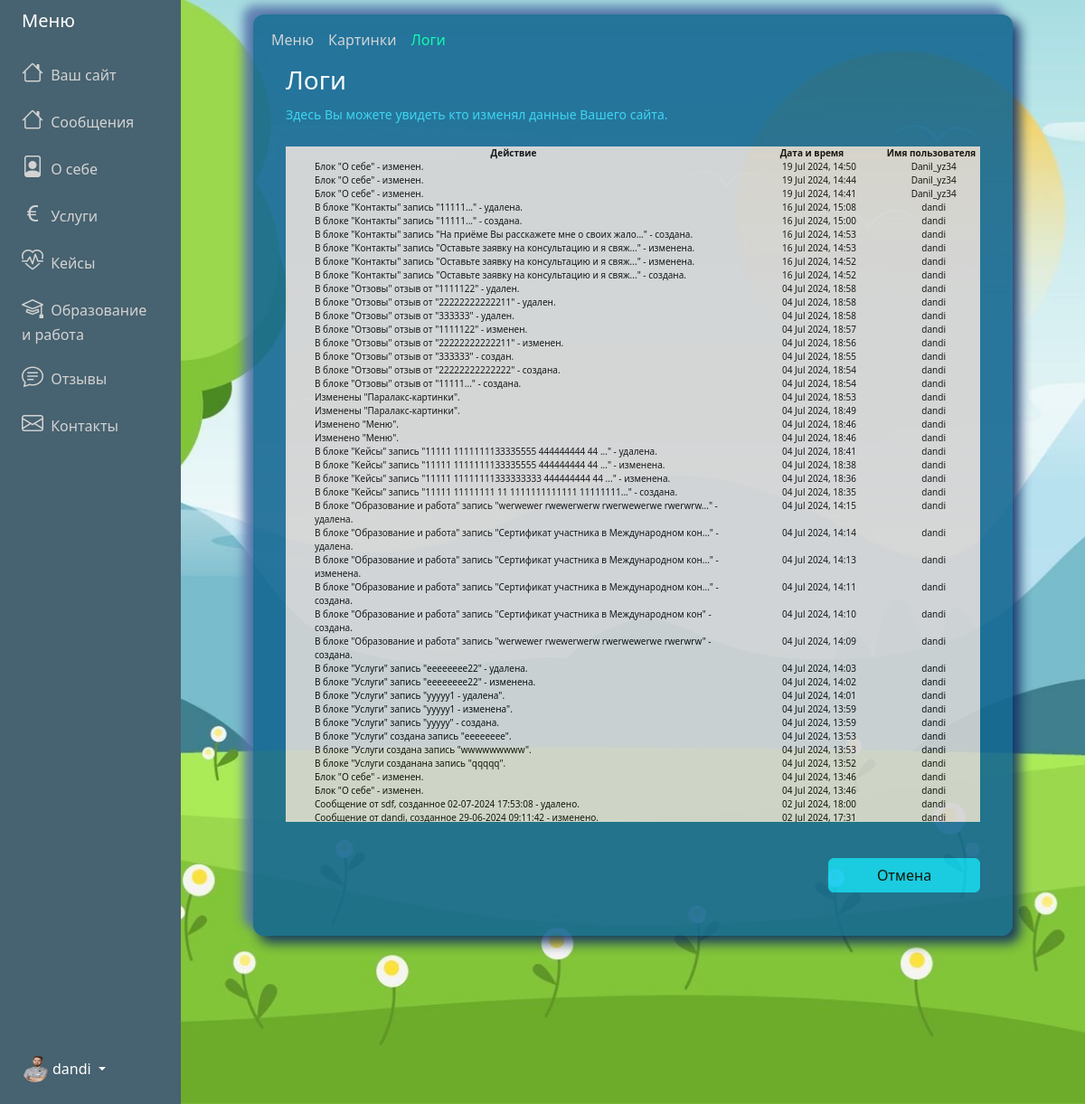
Page /adminPanel/settings/logs/ (signed in) on the committed database.
### adminPanel/models.py (models this page shows, shortened)
class Menu (models.Model):
    user = models.OneToOneField(User, on_delete=models.CASCADE)
    messages = models.CharField('Сообщения', max_length=100, default="Сообщения")
    about = models.CharField('О себе', max_length=100, default="О себе")
    services = models.CharField('Услуги', max_length=100, default="Услуги")
    cases = models.CharField('Кейсы', max_length=100, default="Кейсы")
    ed_and_work = models.CharField('Образование и работа', max_length=100, default="Образование и работа")
    feedbacks = models.CharField('Отзывы', max_length=100, default="Отзывы")
    contacts = models.CharField('Контакты', max_length=100, default="Контакты")

class About(models.Model):
    user = models.OneToOneField(User, on_delete=models.CASCADE)
    profession = models.CharField(max_length=200)
    slogan = models.TextField(null=True, blank=True)
    main_foto = models.ImageField(
        default="avatar.jpg",
        upload_to="About_main_foto"
    )

class LogMessage(models.Model):
    username = models.CharField('Пользователь', max_length=200, null=True, blank=True)
    text = models.TextField('Лог', null=True, blank=True)
    created_at = models.DateTimeField(auto_now_add=True)
    user = models.ForeignKey(User, on_delete=models.DO_NOTHING)

### adminPanel/views.py (the view)
# urls.py: path('adminPanel/settings/logs/', LogsView.as_view(), name="settings-logs"),
class  LogsView(LoginRequiredMixin,ListView):
    model = LogMessage
    template_name = "adminPanel/settings-logs.html"
    context_object_name = "posts"
    def get_context_data(self, **kwargs):
        context = super().get_context_data(**kwargs)
        context['title'] = 'Логи'
        context['active'] = 'settings-logs'
        context['menu'] = request_menu(self.request)
        context['posts'] = sorted(context['posts'], key=lambda x: x.created_at, reverse=True)
        return context

### adminPanel/views.py (called while the page is built)
def request_menu(request):
    user_id = request.user.id  # Получаем id текущего пользователя
    menu = Menu.objects.filter(user_id=user_id).first()  # Используем user_id для фильтрации
    return menu

### adminPanel/templates/adminPanel/settings-logs.html (shortened to what this page needs)
{% extends "adminPanel/base.html" %}
{% block content %}
<div class="container">
    <div id="innerPage">
        {% include 'adminPanel/includes/nav.html' %}
        <div class="row align-items-right justify-content-center">
            <div class="col-12 text-white px-5">
                <div class="lead">
                    <h3>Логи</h3>
                    <p class="fs-6 mb-4">
                        <small class="label-color">Здесь Вы можете увидеть кто изменял данные Вашего сайта.</small>
                    </p>
                </div>
            </div>
        </div>
        <div class="row align-items-start justify-content-center">
            <div class="col-sm-12 col-xs-12 px-5">
                <div class="logs title">
                    <div class="row">
                        <div class="col-8">Действие</div>
                        <div class="col-2">Дата и время</div>
                        <div class="col-2">Имя пользователя</div>
                    </div>
                </div>
                <ol class="logs list">
                    {% for post in posts %}
                    <li>
                        <div class="row">
                            <div class="col-8">{{post.text}}</div>
                            <div class="col-2 text-center">{{post.created_at|date:"d M Y, H:i"}}</div>
                            <div class="col-2 text-center">{{post.username}}</div>
                        </div>
                        {% endfor %}
                </ol>
            </div>
        </div>
        <div class="row align-items-center justify-content-center">
            <div class="col-sm-6 col-xs-12 text-white px-5 pt-5">
            </div>
            <div class="col-sm-6 col-xs-12 d-sm-block  px-5 pb-5">
                <div class="d-grid gap-2 d-md-flex justify-content-md-end">
                    <a href="{% url 'about' %}" class="btn btn-info mt-4 w-50">Отмена</a>
                </div>
            </div>
        </div>
    </div>
</div>
{% endblock content %}

### adminPanel/templates/adminPanel/base.html (shortened to what this page needs)
{% load static %}
<!DOCTYPE html>
<html lang="en">
<head>
    <link href="https://cdn.jsdelivr.net/npm/bootstrap@5.3.3/dist/css/bootstrap.min.css" rel="stylesheet"
>
    <link rel="stylesheet"
        href="https://cdnjs.cloudflare.com/ajax/libs/bootstrap-icons/1.8.1/font/bootstrap-icons.min.css">
    <link rel="stylesheet" href="{% static 'css/styles.css'%}">
</head>
<body class="admin-panel-body">
    <div class="container-fluid">
        <div class="row flex-nowrap">
            <div class="col-auto col-md-3 col-xl-2 px-sm-2 px-0 custom-menu">
                <div class="d-flex flex-column align-items-center align-items-sm-start px-3 pt-2 text-white min-vh-100 custom-menu-fixed">
                    <a href="/"
                        class="d-flex align-items-center pb-3 mb-md-0 me-md-auto text-white text-decoration-none">
                        <span class="fs-5 d-none d-sm-inline">Меню</span>
                    </a>
                    <ul class="nav text-light flex-column mb-sm-auto mb-0 align-items-center align-items-sm-start"
                        id="menu">
                        <li>
                            <a href="{% url 'site' username=user.username %}" class="nav-link align-middle px-0 admin-menu-text {%if active == 'home' %} active {% endif %}">
                                <i class="fs-4 bi-house"></i> <span class="ms-1 d-none d-sm-inline">Ваш сайт</span>
                            </a>
                        </li>
                        <li>
                            <a href="{% url 'messages' %}" class="nav-link align-middle px-0 admin-menu-text {%if active == 'messages' %} active {% endif %}">
                                <i class="fs-4 bi-house"></i> <span class="ms-1 d-none d-sm-inline">{% if menu.messages %} {{ menu.messages }} {% else %}Сообщения {% endif %}</span>
                            </a>
                        </li>
                        <li>
                            <a href="{% url 'about' %}" class="nav-link align-middle px-0 admin-menu-text {%if active == 'about' %} active {% endif %}">
                                <i class="fs-4 bi-file-person"></i> <span class="ms-1 d-none d-sm-inline">{% if menu.about %} {{ menu.about }} {% else %} О себе {% endif %}</span>
                            </a>
                        </li>
                        <li>
                            <a href="{% url 'services' %}" class="nav-link px-0 align-middle admin-menu-text {%if active == 'services' %} active {% endif %}">
                                <i class="fs-4 bi-currency-euro"></i> <span class="ms-1 d-none d-sm-inline">{% if menu.services %} {{ menu.services }} {% else %} Услуги {% endif %}</span></a>
                        </li>
                        <li>
                            <a href="{% url 'cases' %}" class="nav-link px-0 align-middle admin-menu-text {%if active == 'cases' %} active {% endif %}">
                                <i class="fs-4 bi-heart-pulse"></i> <span class="ms-1 d-none d-sm-inline">{% if menu.cases %} {{ menu.cases }} {% else %} Кейсы {% endif %}</span></a>
                        </li>
                        <li>
                            <a href="{% url 'ed-and-work' %}" class="nav-link px-0 align-middl admin-menu-text {%if active == 'ed_and_work' %} active {% endif %}">
                                <i class="fs-4 bi-mortarboard"></i> <span class="ms-1 d-none d-sm-inline">{% if menu.ed_and_work %} {{ menu.ed_and_work }} {% else %} Образование и работа {% endif %}</span></a>
                        </li>
                        <li>
                            <a href="{% url 'feedbacks' %}" class="nav-link px-0 align-middle admin-menu-text {%if active == 'feedbacks' %} active {% endif %}">
                                <i class="fs-4 bi-chat-text"></i> <span class="ms-1 d-none d-sm-inline">{% if menu.feedbacks %} {{ menu.feedbacks }} {% else %} Отзывы {% endif %}</span>
                            </a>
                        </li>
                        <li>
                            <a href="{% url 'contacts' %}" class="nav-link px-0 align-middle admin-menu-text {%if active == 'contacts' %} active {% endif %}">
                                <i class="fs-4 bi-envelope"></i> <span class="ms-1 d-none d-sm-inline">{% if menu.contacts %} {{ menu.contacts }} {% else %} Контакты {% endif %}</span>
                            </a>
                        </li>
                    </ul>
                    <div class="dropdown pb-4">
                        <a href="#"
                            class="d-flex align-items-center text-white text-decoration-none dropdown-toggle {% if current_path == home_url %}active{% endif %}"
                            id="dropdownUser1" data-bs-toggle="dropdown" aria-expanded="false">
                            <img src="{{ user.about.main_foto.url }}" alt="logo" width="30" height="30"
                                class="rounded-circle">
                            <span class="d-none d-sm-inline mx-1">{{user.username}}</span>
                        </a>
                    </div>
                </div>
            </div>
            <div class="col py-3">
                {% block content %}
                {% endblock content %}
            </div>
        </div>
    </div>
</body>
</html>

### static/css/styles.css (style rules this page uses)
:root { --color-primary: #ee394c; --color-secondary: #86b7fe; --color-light: #f2f2f2; --color-gray: #ced4da; --color-dark: #212121; --color-white: #ffffff; --color-error: #e2442f; --color-warning: #ffc900; --color-info: #02a2b9; --color-success: #1ba345; --color-input: #00d1b2; --border-radius: 5px; }
body { background-repeat: no-repeat; background-size: cover; background-position: center; background-attachment: fixed; }
#innerPage { width:100%; max-width:840px; margin : 0 auto; border-radius: 12px; background: #156892; box-shadow: 7px 7px 13px 1px #0f2d64, -10px -9px 11px 1px #5b79ad; opacity: 0.9; }
.custom-menu { background-color: #476270; }
.custom-menu-fixed { position: sticky; top: 0; z-index: 100; }
.admin-menu-text { color: lightgray; }
.label-color { color:#31d2f2; }
.logs { background-color: lightgray; color: black; font-size: 10px; }
.logs.title { font-weight: bold; text-align: center; }
.logs.list { height: 60vh; overflow-x: hidden; overflow-y: scroll; list-style: none; }

### adminPanel/templates/adminPanel/settings-logs.html (style rules this page uses)
.admin-panel-body { background-image: url('/media/fon-admin-about.jpg'); }

### rows in the picture
Menu: messages "Сообщения", about "О себе", services "Услуги", cases "Кейсы", ed_and_work "Образование и работа", feedbacks "Отзывы", contacts "Контакты"
LogMessage: text "Блок \"О себе\" - изменен.", created_at "19 Jul 2024, 14:50", username "Danil_yz34"
LogMessage: text "Блок \"О себе\" - изменен.", created_at "19 Jul 2024, 14:44", username "Danil_yz34"
LogMessage: text "Блок \"О себе\" - изменен.", created_at "19 Jul 2024, 14:41", username "Danil_yz34"
LogMessage: text "В блоке \"Контакты\" запись \"11111...\" - удалена.", created_at "16 Jul 2024, 15:08", username "dandi"
LogMessage: text "В блоке \"Контакты\" запись \"11111...\" - создана.", created_at "16 Jul 2024, 15:00", username "dandi"
LogMessage: text "В блоке \"Контакты\" запись \"На приёме Вы расскажете мне о своих жало...\" - создана.", created_at "16 Jul 2024, 14:53", username "dandi"
LogMessage: text "В блоке \"Контакты\" запись \"Оставьте заявку на консультацию и я свяж...\" - изменена.", created_at "16 Jul 2024, 14:53", username "dandi"
LogMessage: text "В блоке \"Контакты\" запись \"Оставьте заявку на консультацию и я свяж...\" - изменена.", created_at "16 Jul 2024, 14:52", username "dandi"
LogMessage: text "В блоке \"Контакты\" запись \"Оставьте заявку на консультацию и я свяж...\" - создана.", created_at "16 Jul 2024, 14:52", username "dandi"
LogMessage: text "В блоке \"Отзовы\" отзыв от \"1111122\" - удален.", created_at "04 Jul 2024, 18:58", username "dandi"
LogMessage: text "В блоке \"Отзовы\" отзыв от \"22222222222211\" - удален.", created_at "04 Jul 2024, 18:58", username "dandi"
LogMessage: text "В блоке \"Отзовы\" отзыв от \"333333\" - удален.", created_at "04 Jul 2024, 18:58", username "dandi"
LogMessage: text "В блоке \"Отзовы\" отзыв от \"1111122\" - изменен.", created_at "04 Jul 2024, 18:57", username "dandi"
LogMessage: text "В блоке \"Отзовы\" отзыв от \"22222222222211\" - изменен.", created_at "04 Jul 2024, 18:56", username "dandi"
LogMessage: text "В блоке \"Отзовы\" отзыв от \"333333\" - создан.", created_at "04 Jul 2024, 18:55", username "dandi"
LogMessage: text "В блоке \"Отзовы\" отзыв от \"22222222222222\" - создана.", created_at "04 Jul 2024, 18:54", username "dandi"
LogMessage: text "В блоке \"Отзовы\" отзыв от \"11111...\" - создана.", created_at "04 Jul 2024, 18:54", username "dandi"
LogMessage: text "Изменены \"Паралакс-картинки\".", created_at "04 Jul 2024, 18:53", username "dandi"
LogMessage: text "Изменены \"Паралакс-картинки\".", created_at "04 Jul 2024, 18:49", username "dandi"
LogMessage: text "Изменено \"Меню\".", created_at "04 Jul 2024, 18:46", username "dandi"
LogMessage: text "Изменено \"Меню\".", created_at "04 Jul 2024, 18:46", username "dandi"
LogMessage: text "В блоке \"Кейсы\" запись \"11111 1111111133335555 444444444 44 ...\" - удалена.", created_at "04 Jul 2024, 18:41", username "dandi"
LogMessage: text "В блоке \"Кейсы\" запись \"11111 1111111133335555 444444444 44 ...\" - изменена.", created_at "04 Jul 2024, 18:38", username "dandi"
LogMessage: text "В блоке \"Кейсы\" запись \"11111 11111111333333333 444444444 44 ...\" - изменена.", created_at "04 Jul 2024, 18:36", username "dandi"
LogMessage: text "В блоке \"Кейсы\" запись \"11111 11111111 11 1111111111111 11111111...\" - создана.", created_at "04 Jul 2024, 18:35", username "dandi"
LogMessage: text "В блоке \"Образование и работа\" запись \"werwewer rwewerwerw rwerwewerwe rwerwrw...\" - удалена.", created_at "04 Jul 2024, 14:15", username "dandi"
LogMessage: text "В блоке \"Образование и работа\" запись \"Сертификат участника в Международном кон...\" - удалена.", created_at "04 Jul 2024, 14:14", username "dandi"
LogMessage: text "В блоке \"Образование и работа\" запись \"Сертификат участника в Международном кон...\" - изменена.", created_at "04 Jul 2024, 14:13", username "dandi"
LogMessage: text "В блоке \"Образование и работа\" запись \"Сертификат участника в Международном кон...\" - создана.", created_at "04 Jul 2024, 14:11", username "dandi"
LogMessage: text "В блоке \"Образование и работа\" запись \"Сертификат участника в Международном кон\" - создана.", created_at "04 Jul 2024, 14:10", username "dandi"
LogMessage: text "В блоке \"Образование и работа\" запись \"werwewer rwewerwerw rwerwewerwe rwerwrw\" - создана.", created_at "04 Jul 2024, 14:09", username "dandi"
LogMessage: text "В блоке \"Услуги\" запись \"eeeeeeee22\" - удалена.", created_at "04 Jul 2024, 14:03", username "dandi"
LogMessage: text "В блоке \"Услуги\" запись \"eeeeeeee22\" - изменена.", created_at "04 Jul 2024, 14:02", username "dandi"
LogMessage: text "В блоке \"Услуги\" запись \"ууууу1 - удалена\".", created_at "04 Jul 2024, 14:01", username "dandi"
LogMessage: text "В блоке \"Услуги\" запись \"ууууу1 - изменена\".", created_at "04 Jul 2024, 13:59", username "dandi"
LogMessage: text "В блоке \"Услуги\" запись \"ууууу\" - создана.", created_at "04 Jul 2024, 13:59", username "dandi"
LogMessage: text "В блоке \"Услуги\" создана запись \"eeeeeeee\".", created_at "04 Jul 2024, 13:53", username "dandi"
LogMessage: text "В блоке \"Услуги создана запись \"wwwwwwwww\".", created_at "04 Jul 2024, 13:53", username "dandi"
LogMessage: text "В блоке \"Услуги созданана запись \"qqqqq\".", created_at "04 Jul 2024, 13:52", username "dandi"
LogMessage: text "Блок \"О себе\" - изменен.", created_at "04 Jul 2024, 13:46", username "dandi"
LogMessage: text "Блок \"О себе\" - изменен.", created_at "04 Jul 2024, 13:46", username "dandi"
LogMessage: text "Сообщение от sdf, созданное 02-07-2024 17:53:08 - удалено.", created_at "02 Jul 2024, 18:00", username "dandi"
LogMessage: text "Сообщение от dandi, созданное 29-06-2024 09:11:42 - изменено.", created_at "02 Jul 2024, 17:31", username "dandi"

### other values in the picture
{{ user.username }} "dandi"
